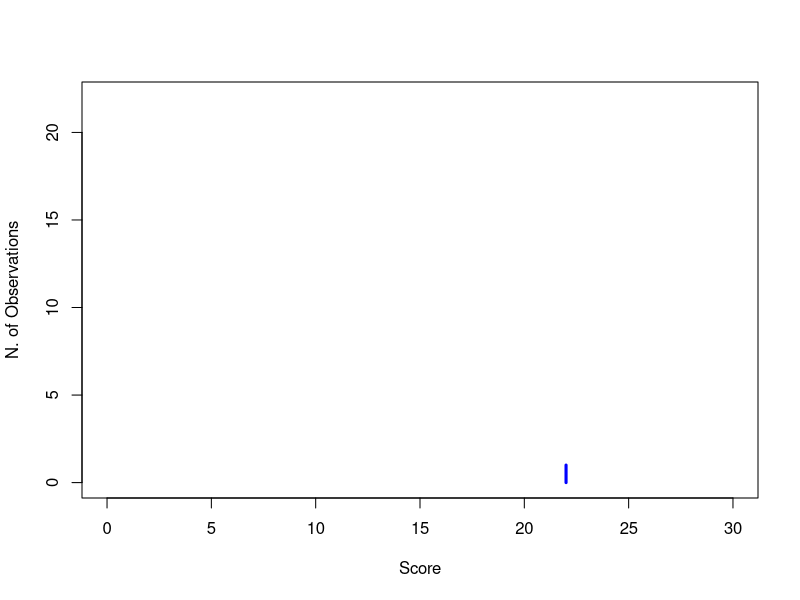
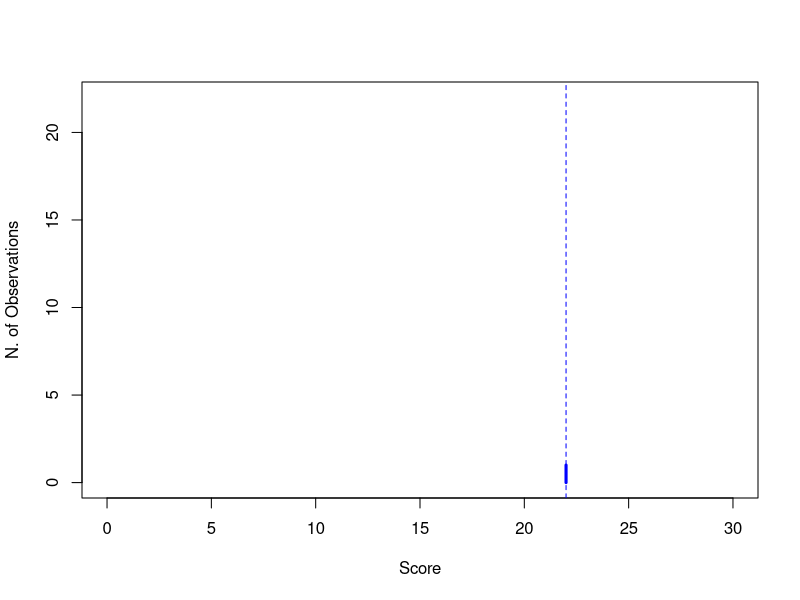
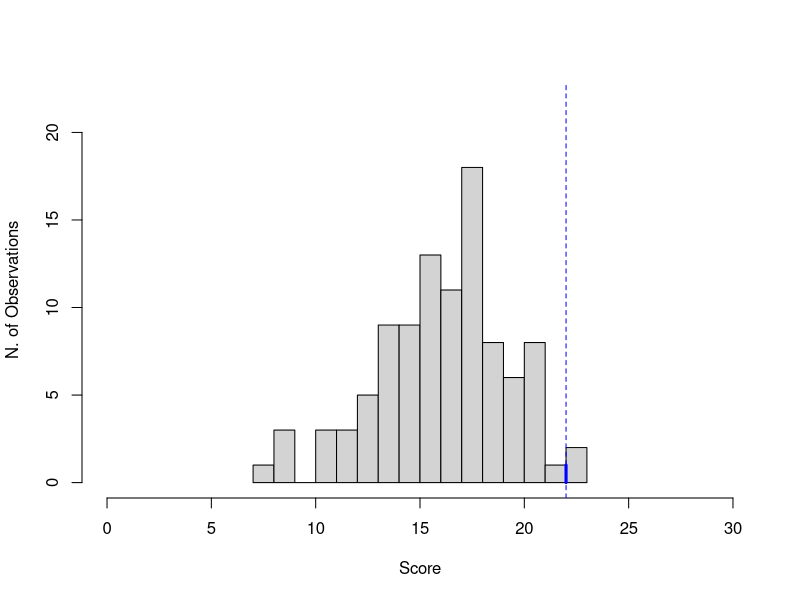
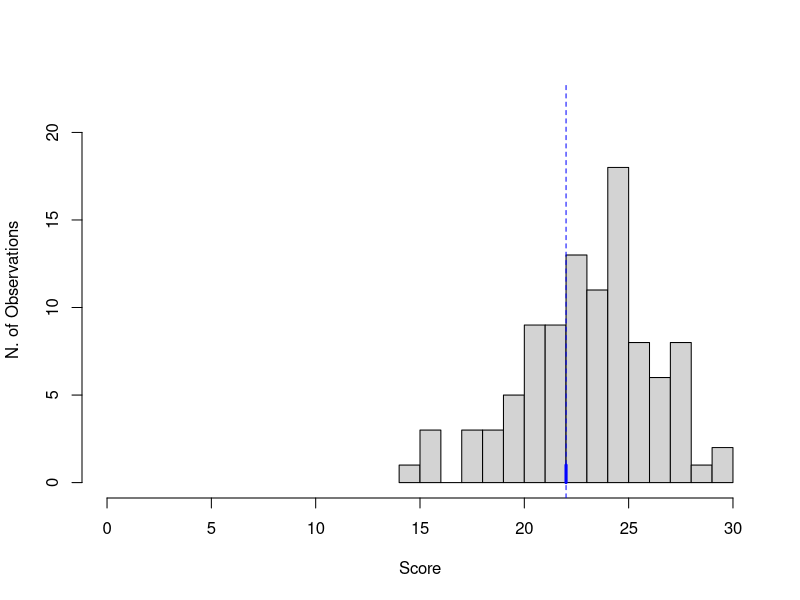

The R source for these figures, in order:
## ---- chunk 1
#initialize a quato template for resuse
knitr::opts_template$set(
  myplot = list(
    echo = FALSE,
    fig.show = "asis",
    dpi = 100,
    fig.width = 7,
    fig.height = 5
  )
)

## ---- chunk 2
#| opts.label: myplot

my_score=22
plot(0,0, ylim=c(0,22), xlim=c(0,30), xlab="Score", ylab="N. of Observations", type="n")
segments(my_score, 0, my_score, 1, lwd=3, col="blue")


## ---- chunk 3
#| opts.label: myplot

my_score=22
plot(0,0, ylim=c(0,22), xlim=c(0,30), xlab="Score", ylab="N. of Observations", type="n")
segments(my_score, 0, my_score, 1, lwd=3, col="blue")
abline(v=my_score, lty=2, col="blue")

## ---- chunk 4
#| opts.label: myplot
set.seed(42)
hist(rnorm(100, mean=16, sd=3), ylim=c(0,22), xlim=c(0,30), xlab="Score", ylab="N. of Observations", breaks=20, main="")
segments(my_score, 0, my_score, 1, lwd=3, col="blue")
abline(v=my_score, lty=2, col="blue")


## ---- chunk 5
#| opts.label: myplot

set.seed(42)
hist(rnorm(100, mean=23, sd=3), ylim=c(0,22), xlim=c(0,30), xlab="Score", ylab="N. of Observations", breaks=20, main="")
segments(my_score, 0, my_score, 1, lwd=3, col="blue")
abline(v=my_score, lty=2, col="blue")
